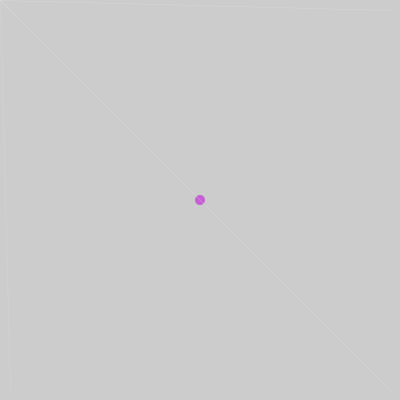
Frame 1 (no input)
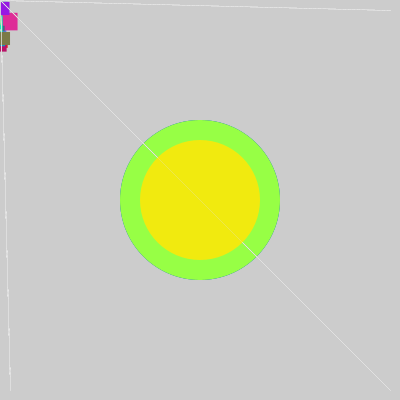
Frame 60 (the mouse pressed at the canvas centre just before this capture)
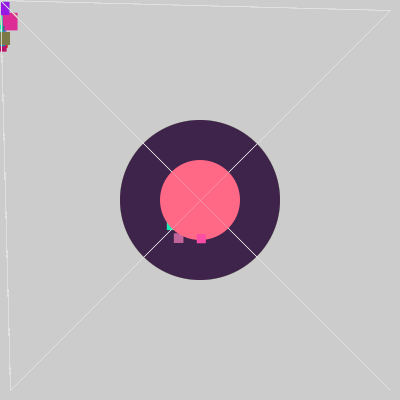
Frame 120 (the mouse held since frame 60 and released just before this capture)

The Processing sketch that drew these frames (run headless with seeded random() and noise(); from frame 60 on, the mouse is pressed at the canvas centre):

// Processing sketch: processing_50479
// ── processing_50479.pde

//Homework 4 for Jim Roberts' CFA 757
//Zoe Lu copyright Spring 2012, Pittsburgh PA 15213

//keyboard input:
//  1. press up arrow key to enlarge 
//  size of the center circle
//  2. press 's' to save the frame
//  (this is commented out on openProcessing)

//mouse input:
//  1. squares with random size 
//  are drawn around current mouse position
//  2. white lines are drawn 
//  around previous mouse position
//  3. press(click) the mouse to change the
//  background color and refresh the canvas


float diam;
float xPos, yPos;
int count=0;
int frameNum=0;
int maximum=80;
float r,g,b;

void setup(){
  size(400,400);
//  background(0);
  smooth();
}

void mousePressed(){
  maximum=80;
  background(random(100),random(100),random(80),200);
}//end mousePressed

void keyPressed(){
  if(keyCode==UP){
    maximum+=20;
  }
  /*
  if(keyCode=='S'){
    frameNum++;
    save("sketch-"+frameNum+".jpg");    
  }
  */

}//end keyPressed

void draw(){
  r=random(255);
  g=random(255);
  b=random(255);
  count+=5;
  xPos=random(40);
  yPos=random(40);
  diam=random(20);
  
  if(count>maximum){
    count=5;
  }

  noStroke();  
  fill(r+34,g+28,b-30);
  ellipse(width/2,height/2,count*2,count*2);
  stroke(227,227,227,190);
  strokeWeight(0.3);
  line(10,10,pmouseX,pmouseY);
  line(10,height-10,pmouseX,pmouseY);
  line(width-10,10,pmouseX,pmouseY);
  line(width-10,height-10,pmouseX,pmouseY);
  noStroke();
  fill(r,g,b);  
  rect(mouseX-xPos,mouseY+yPos,diam,diam);

}
                                
